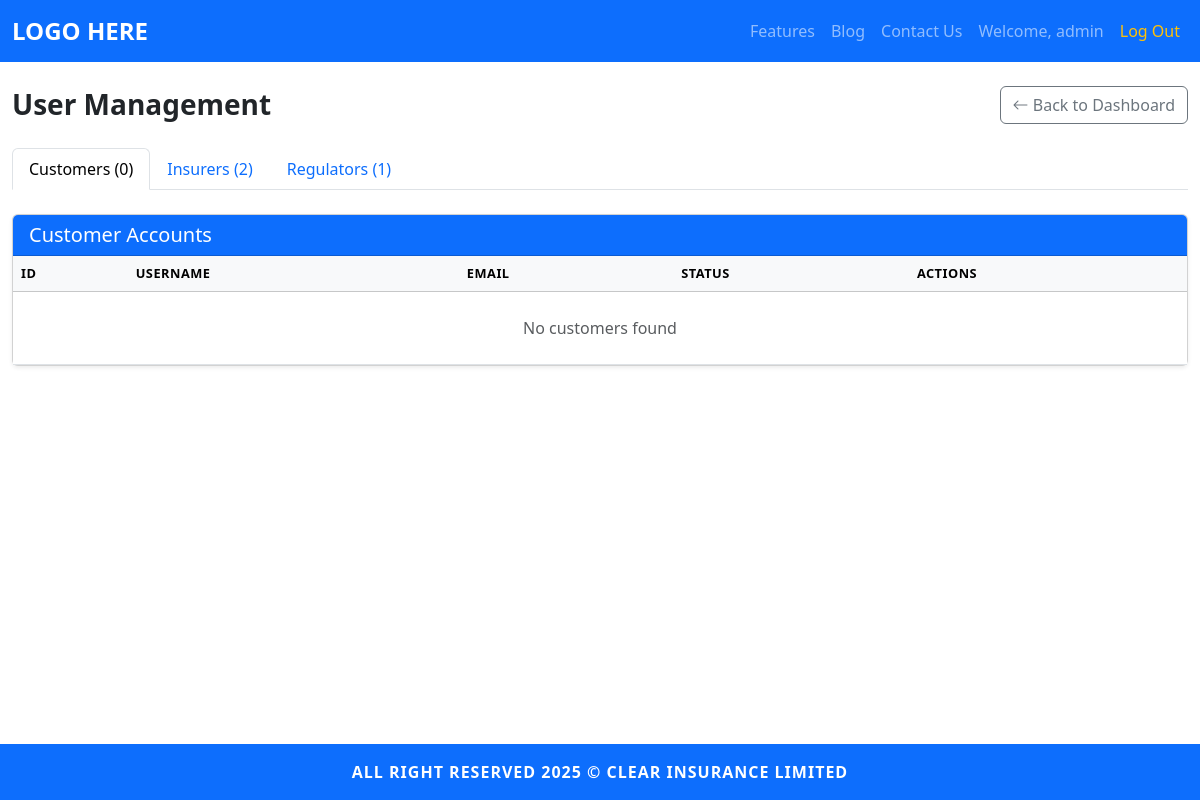
/admin/user-management (signed in), run on an earlier commit of the app's database.
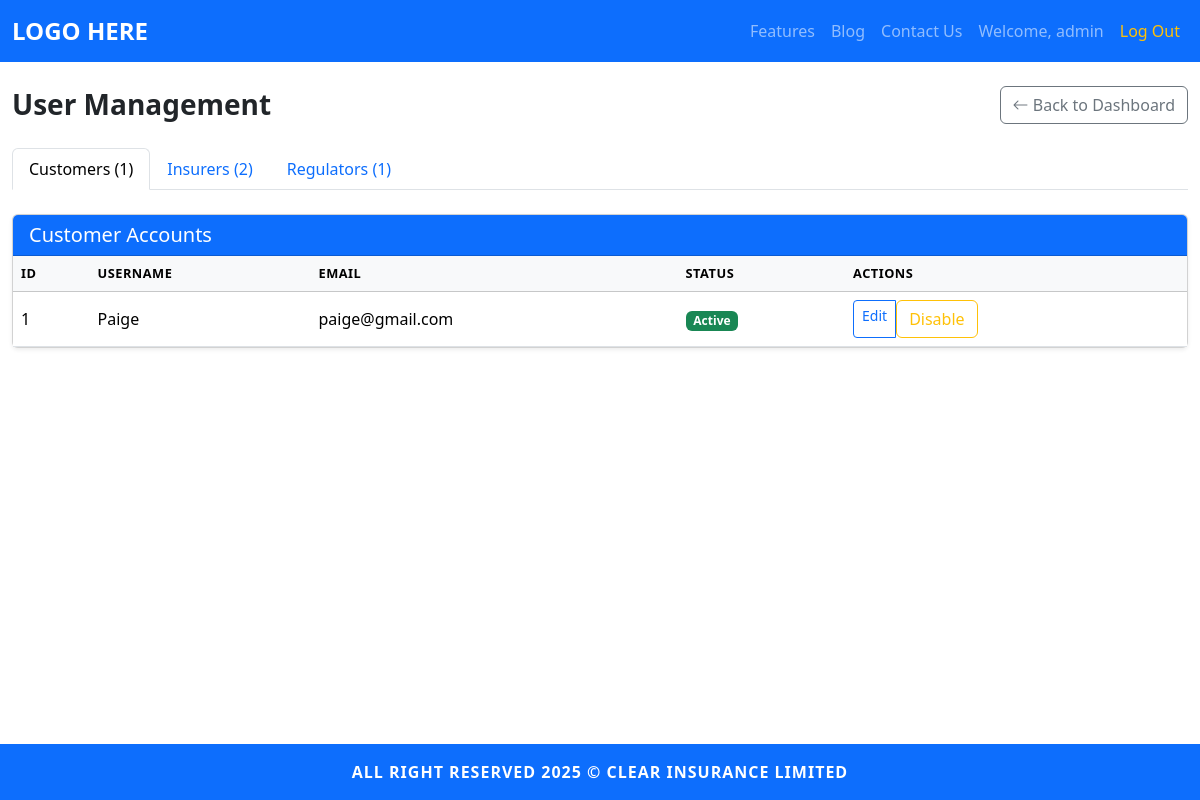
And on a later commit of the database.
### models.py (models this page shows, shortened)
class Admin(UserMixin, db.Model):
	id = db.Column(db.Integer, primary_key=True)
	username = db.Column(db.String(150), unique=True, nullable=False)
	email = db.Column(db.String(150), unique=True, nullable=False)
	password = db.Column(db.String(256), nullable=False)
	staff_id = db.Column(db.String(50), unique=True, nullable=True)
	is_active = db.Column(db.Boolean, default=True, nullable=False)

class Customer(UserMixin, db.Model):
	id = db.Column(db.Integer, primary_key=True)
	username = db.Column(db.String(150), unique=True, nullable=False)
	email = db.Column(db.String(150), unique=True, nullable=False)
	password = db.Column(db.String(256), nullable=False)
	is_active = db.Column(db.Boolean, default=True, nullable=False)

### app.py (the view)
@app.route('/admin/user-management')
@login_required
@admin_required
def user_management():
	customers = Customer.query.all()
	insurers = Insurer.query.all()
	regulators = Regulator.query.all()
	return render_template('admin/usermanagement.html', customers=customers, insurers=insurers, regulators=regulators)

### app.py (called while the page is built)
@login_manager.user_loader
def load_user(user_id):
	if '_' not in user_id:
		return None
	user_type, user_pk = user_id.split('_', 1)
	model_map = {
		'admin': Admin,
		'customer': Customer,
		'insurer': Insurer,
		'regulator': Regulator
	}
	model = model_map.get(user_type)
	if model:
		return model.query.get(int(user_pk))
	return None

### templates/admin/usermanagement.html (shortened to what this page needs)
{% extends 'base.html' %}
{% block content %}
<div class="container-fluid py-4">
	<div class="d-flex justify-content-between align-items-center mb-4">
		<h3 class="fw-bold mb-0">User Management</h3>
		<a href="{{ url_for('admin_dashboard') }}" class="btn btn-outline-secondary">
			<i class="bi bi-arrow-left"></i> Back to Dashboard
		</a>
	</div>
	<ul class="nav nav-tabs mb-4" id="userTabs" role="tablist">
		<li class="nav-item" role="presentation">
			<button class="nav-link active" id="customers-tab" data-bs-toggle="tab" data-bs-target="#customers" type="button" role="tab">
				Customers ({{ customers|length }})
			</button>
		</li>
		<li class="nav-item" role="presentation">
			<button class="nav-link" id="insurers-tab" data-bs-toggle="tab" data-bs-target="#insurers" type="button" role="tab">
				Insurers ({{ insurers|length }})
			</button>
		</li>
		<li class="nav-item" role="presentation">
			<button class="nav-link" id="regulators-tab" data-bs-toggle="tab" data-bs-target="#regulators" type="button" role="tab">
				Regulators ({{ regulators|length }})
			</button>
		</li>
	</ul>
	<div class="tab-content" id="userTabsContent">
		<div class="tab-pane fade show active" id="customers" role="tabpanel">
			<div class="card shadow-sm">
				<div class="card-header bg-primary text-white">
					<h5 class="mb-0">Customer Accounts</h5>
				</div>
				<div class="card-body p-0">
					<div class="table-responsive">
						<table class="table table-hover mb-0 align-middle">
							<thead class="table-light">
								<tr>
									<th>ID</th>
									<th>Username</th>
									<th>Email</th>
									<th>Status</th>
									<th>Actions</th>
								</tr>
							</thead>
							<tbody>
								{% for customer in customers %}
								<tr>
									<td>{{ customer.id }}</td>
									<td>{{ customer.username }}</td>
									<td>{{ customer.email }}</td>
									<td>
										{% if customer.is_active %}
										<span class="badge bg-success">Active</span>
										{% else %}
										<span class="badge bg-danger">Disabled</span>
										{% endif %}
									</td>
									<td>
										<div class="btn-group btn-group-sm" role="group">
											<a href="{{ url_for('edit_user', user_type='customer', user_id=customer.id) }}" class="btn btn-outline-primary">Edit</a>
											{% if customer.is_active %}
											<form method="POST" action="{{ url_for('toggle_user_status', user_type='customer', user_id=customer.id) }}" style="display:inline;">
												<button type="submit" class="btn btn-outline-warning">Disable</button>
											</form>
											{% else %}
											<form method="POST" action="{{ url_for('toggle_user_status', user_type='customer', user_id=customer.id) }}" style="display:inline;">
												<button type="submit" class="btn btn-outline-success">Enable</button>
											</form>
											{% endif %}
										</div>
									</td>
								</tr>
								{% else %}
								<tr>
									<td colspan="5" class="text-center text-muted py-4">No customers found</td>
								</tr>
								{% endfor %}
							</tbody>
						</table>
					</div>
				</div>
			</div>
		</div>
	</div>
</div>
{% endblock %}

### templates/base.html (shortened to what this page needs)
<!DOCTYPE html>
<html lang="en">
<head>
	<link href="https://cdn.jsdelivr.net/npm/bootstrap@5.3.2/dist/css/bootstrap.min.css" rel="stylesheet">
	<link rel="stylesheet" href="https://cdn.jsdelivr.net/npm/bootstrap-icons@1.10.0/font/bootstrap-icons.css">
	<link rel="stylesheet" href="{{ url_for('static', filename='css/style.css') }}">
</head>
<body class="d-flex flex-column min-vh-100">
	<nav class="navbar navbar-expand-lg navbar-dark bg-primary sticky-top">
		<div class="container-fluid">
			<a class="navbar-brand fw-bold" href="/">LOGO HERE</a>
			<div class="collapse navbar-collapse" id="navbarNav">
			<ul class="navbar-nav ms-auto mb-2 mb-lg-0 align-items-lg-center">
				<li class="nav-item"><a class="nav-link" href="/features">Features</a></li>
				<li class="nav-item"><a class="nav-link" href="/blog">Blog</a></li>
				<li class="nav-item"><a class="nav-link" href="/contact">Contact Us</a></li>
				{% if current_user is defined and current_user.is_authenticated %}
					<li class="nav-item"><a class="nav-link" href="{{ url_for('dashboard') }}">Welcome, {{ current_user.username }}</a></li>
					<li class="nav-item"><a class="nav-link text-warning" href="/logout">Log Out</a></li>
				{% else %}
					<li class="nav-item"><a class="nav-link" href="/auth/login">Log In</a></li>
					<li class="nav-item"><a class="nav-link" href="/auth/signup">Sign Up</a></li>
				{% endif %}
			</ul>
			</div>
		</div>
	</nav>
		{% block content %}{% endblock %}
	<footer class="footer mt-auto py-3 bg-primary text-white text-center sticky-bottom">
		<div class="container">
			<span>ALL RIGHT RESERVED 2025 &copy; CLEAR INSURANCE LIMITED</span>
		</div>
	</footer>
</body>
</html>

### static/css/style.css (style rules this page uses)
.footer { font-weight: bold; letter-spacing: 1px; }
.navbar-brand { font-size: 1.5rem; font-weight: bold; }
.sticky-bottom { position: sticky; bottom: 0; width: 100%; z-index: 1030; }
.table thead th { font-size: 0.8rem; text-transform: uppercase; letter-spacing: .5px; }

What changed in the data, as far as the page shows it:
added Customer: id "1", username "Paige", email "paige@gmail.com", is_active "Active"
Also different on the page:
{{ customers|length }}: "0" → "1"
text no longer shown: "No customers found"
